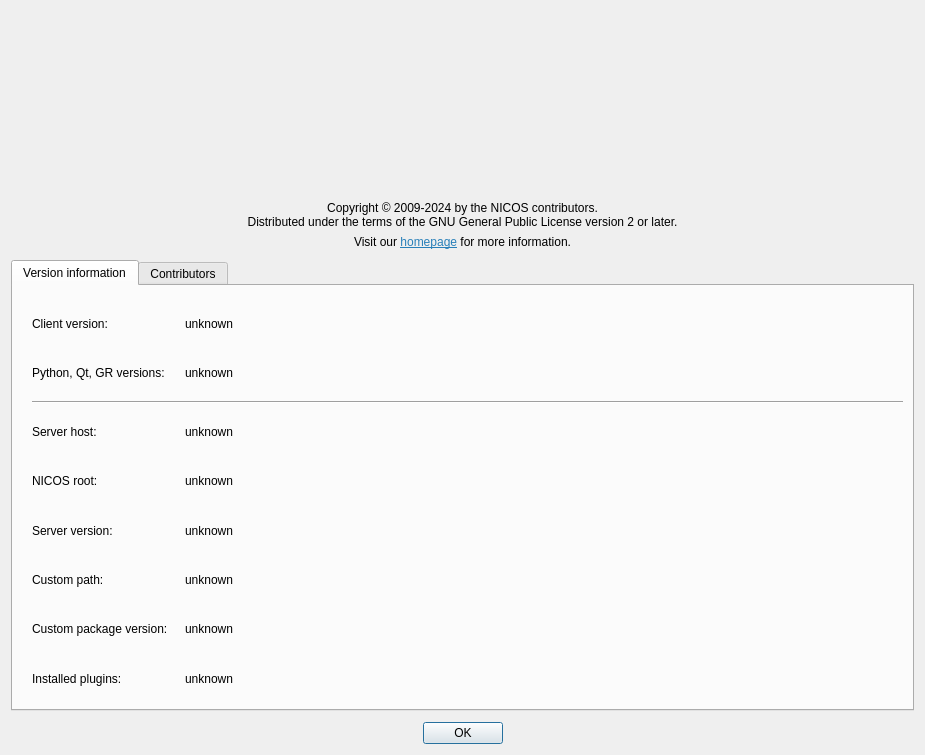
<?xml version="1.0" encoding="UTF-8"?>
<ui version="4.0">
 <class>AboutDialog</class>
 <widget class="QDialog" name="AboutDialog">
  <property name="geometry">
   <rect>
    <x>0</x>
    <y>0</y>
    <width>925</width>
    <height>755</height>
   </rect>
  </property>
  <property name="windowTitle">
   <string>About</string>
  </property>
  <property name="windowIcon">
   <iconset resource="../../../../resources/nicos-gui.qrc">
    <normaloff>:/appicon-48</normaloff>:/appicon-48</iconset>
  </property>
  <layout class="QVBoxLayout" name="verticalLayout">
   <item>
    <spacer name="verticalSpacer">
     <property name="orientation">
      <enum>Qt::Vertical</enum>
     </property>
     <property name="sizeType">
      <enum>QSizePolicy::Fixed</enum>
     </property>
     <property name="sizeHint" stdset="0">
      <size>
       <width>0</width>
       <height>5</height>
      </size>
     </property>
    </spacer>
   </item>
   <item>
    <layout class="QHBoxLayout" name="horizontalLayout">
     <item>
      <widget class="QLabel" name="label">
       <property name="minimumSize">
        <size>
         <width>242</width>
         <height>93</height>
        </size>
       </property>
       <property name="maximumSize">
        <size>
         <width>242</width>
         <height>93</height>
        </size>
       </property>
       <property name="sizeIncrement">
        <size>
         <width>0</width>
         <height>0</height>
        </size>
       </property>
       <property name="text">
        <string/>
       </property>
       <property name="pixmap">
        <pixmap resource="../../../../resources/nicos-gui.qrc">:/nicos-logo</pixmap>
       </property>
       <property name="scaledContents">
        <bool>true</bool>
       </property>
      </widget>
     </item>
    </layout>
   </item>
   <item>
    <layout class="QHBoxLayout" name="horizontalLayout_2">
     <item>
      <widget class="QLabel" name="label_13">
       <property name="minimumSize">
        <size>
         <width>132</width>
         <height>80</height>
        </size>
       </property>
       <property name="maximumSize">
        <size>
         <width>132</width>
         <height>80</height>
        </size>
       </property>
       <property name="text">
        <string/>
       </property>
       <property name="pixmap">
        <pixmap resource="../../../../resources/nicos-gui.qrc">:/ess-logo-auth</pixmap>
       </property>
       <property name="scaledContents">
        <bool>true</bool>
       </property>
       <property name="alignment">
        <set>Qt::AlignCenter</set>
       </property>
      </widget>
     </item>
     <item>
      <widget class="QLabel" name="label_12">
       <property name="sizePolicy">
        <sizepolicy hsizetype="MinimumExpanding" vsizetype="MinimumExpanding">
         <horstretch>0</horstretch>
         <verstretch>0</verstretch>
        </sizepolicy>
       </property>
       <property name="minimumSize">
        <size>
         <width>132</width>
         <height>80</height>
        </size>
       </property>
       <property name="maximumSize">
        <size>
         <width>132</width>
         <height>80</height>
        </size>
       </property>
       <property name="text">
        <string/>
       </property>
       <property name="pixmap">
        <pixmap resource="../../../../resources/nicos-gui.qrc">:/mlz-logo-auth</pixmap>
       </property>
       <property name="scaledContents">
        <bool>true</bool>
       </property>
       <property name="alignment">
        <set>Qt::AlignCenter</set>
       </property>
      </widget>
     </item>
     <item>
      <widget class="QLabel" name="label_11">
       <property name="sizePolicy">
        <sizepolicy hsizetype="MinimumExpanding" vsizetype="MinimumExpanding">
         <horstretch>0</horstretch>
         <verstretch>0</verstretch>
        </sizepolicy>
       </property>
       <property name="minimumSize">
        <size>
         <width>132</width>
         <height>80</height>
        </size>
       </property>
       <property name="maximumSize">
        <size>
         <width>132</width>
         <height>80</height>
        </size>
       </property>
       <property name="text">
        <string/>
       </property>
       <property name="pixmap">
        <pixmap resource="../../../../resources/nicos-gui.qrc">:/psi-logo-auth</pixmap>
       </property>
       <property name="scaledContents">
        <bool>true</bool>
       </property>
       <property name="alignment">
        <set>Qt::AlignCenter</set>
       </property>
      </widget>
     </item>
    </layout>
   </item>
   <item>
    <widget class="QLabel" name="label_2">
     <property name="text">
      <string>&lt;html&gt;&lt;head/&gt;&lt;body&gt;&lt;p&gt;Copyright © 2009-2024 by the NICOS contributors.&lt;br/&gt;Distributed under the terms of the GNU General Public License version 2 or later.&lt;/p&gt;&lt;/body&gt;&lt;/html&gt;</string>
     </property>
     <property name="textFormat">
      <enum>Qt::RichText</enum>
     </property>
     <property name="alignment">
      <set>Qt::AlignCenter</set>
     </property>
    </widget>
   </item>
   <item>
    <widget class="QLabel" name="label_3">
     <property name="text">
      <string>&lt;html&gt;&lt;head/&gt;&lt;body&gt;&lt;p&gt;Visit our &lt;a href=&quot;https://www.nicos-controls.org&quot;&gt;&lt;span style=&quot; text-decoration: underline; color:#2980b9;&quot;&gt;homepage&lt;/span&gt;&lt;/a&gt; for more information.&lt;/p&gt;&lt;/body&gt;&lt;/html&gt;</string>
     </property>
     <property name="textFormat">
      <enum>Qt::RichText</enum>
     </property>
     <property name="alignment">
      <set>Qt::AlignCenter</set>
     </property>
     <property name="wordWrap">
      <bool>true</bool>
     </property>
    </widget>
   </item>
   <item>
    <spacer name="verticalSpacer_2">
     <property name="orientation">
      <enum>Qt::Vertical</enum>
     </property>
     <property name="sizeType">
      <enum>QSizePolicy::Fixed</enum>
     </property>
     <property name="sizeHint" stdset="0">
      <size>
       <width>0</width>
       <height>5</height>
      </size>
     </property>
    </spacer>
   </item>
   <item>
    <widget class="QTabWidget" name="tabWidget">
     <property name="currentIndex">
      <number>0</number>
     </property>
     <widget class="QWidget" name="tab">
      <attribute name="title">
       <string>Version information</string>
      </attribute>
      <layout class="QGridLayout" name="gridLayout">
       <item row="4" column="3">
        <widget class="QLabel" name="serverHost">
         <property name="text">
          <string>unknown</string>
         </property>
        </widget>
       </item>
       <item row="7" column="3">
        <widget class="QLabel" name="customPath">
         <property name="text">
          <string>unknown</string>
         </property>
        </widget>
       </item>
       <item row="8" column="1">
        <widget class="QLabel" name="label_6">
         <property name="text">
          <string>Custom package version:</string>
         </property>
        </widget>
       </item>
       <item row="6" column="3">
        <widget class="QLabel" name="serverVersion">
         <property name="text">
          <string>unknown</string>
         </property>
        </widget>
       </item>
       <item row="5" column="3">
        <widget class="QLabel" name="nicosRoot">
         <property name="text">
          <string>unknown</string>
         </property>
        </widget>
       </item>
       <item row="4" column="1">
        <widget class="QLabel" name="label_4">
         <property name="text">
          <string>Server host:</string>
         </property>
        </widget>
       </item>
       <item row="1" column="0">
        <spacer name="horizontalSpacer">
         <property name="orientation">
          <enum>Qt::Horizontal</enum>
         </property>
         <property name="sizeType">
          <enum>QSizePolicy::Fixed</enum>
         </property>
         <property name="sizeHint" stdset="0">
          <size>
           <width>10</width>
           <height>0</height>
          </size>
         </property>
        </spacer>
       </item>
       <item row="1" column="2">
        <spacer name="horizontalSpacer_3">
         <property name="orientation">
          <enum>Qt::Horizontal</enum>
         </property>
         <property name="sizeType">
          <enum>QSizePolicy::Fixed</enum>
         </property>
         <property name="sizeHint" stdset="0">
          <size>
           <width>5</width>
           <height>0</height>
          </size>
         </property>
        </spacer>
       </item>
       <item row="1" column="3">
        <widget class="QLabel" name="clientVersion">
         <property name="text">
          <string>unknown</string>
         </property>
        </widget>
       </item>
       <item row="1" column="1">
        <widget class="QLabel" name="label_7">
         <property name="text">
          <string>Client version:</string>
         </property>
        </widget>
       </item>
       <item row="1" column="4">
        <spacer name="horizontalSpacer_2">
         <property name="orientation">
          <enum>Qt::Horizontal</enum>
         </property>
         <property name="sizeType">
          <enum>QSizePolicy::Expanding</enum>
         </property>
         <property name="sizeHint" stdset="0">
          <size>
           <width>0</width>
           <height>0</height>
          </size>
         </property>
        </spacer>
       </item>
       <item row="6" column="1">
        <widget class="QLabel" name="label_5">
         <property name="text">
          <string>Server version:</string>
         </property>
        </widget>
       </item>
       <item row="0" column="1">
        <spacer name="verticalSpacer_4">
         <property name="orientation">
          <enum>Qt::Vertical</enum>
         </property>
         <property name="sizeType">
          <enum>QSizePolicy::Fixed</enum>
         </property>
         <property name="sizeHint" stdset="0">
          <size>
           <width>0</width>
           <height>7</height>
          </size>
         </property>
        </spacer>
       </item>
       <item row="5" column="1">
        <widget class="QLabel" name="label_9">
         <property name="text">
          <string>NICOS root:</string>
         </property>
        </widget>
       </item>
       <item row="7" column="1">
        <widget class="QLabel" name="label_8">
         <property name="text">
          <string>Custom path:</string>
         </property>
        </widget>
       </item>
       <item row="8" column="3">
        <widget class="QLabel" name="customVersion">
         <property name="text">
          <string>unknown</string>
         </property>
        </widget>
       </item>
       <item row="3" column="1" colspan="4">
        <widget class="Line" name="line">
         <property name="orientation">
          <enum>Qt::Horizontal</enum>
         </property>
        </widget>
       </item>
       <item row="9" column="1">
        <spacer name="verticalSpacer_5">
         <property name="orientation">
          <enum>Qt::Vertical</enum>
         </property>
         <property name="sizeType">
          <enum>QSizePolicy::Fixed</enum>
         </property>
         <property name="sizeHint" stdset="0">
          <size>
           <width>0</width>
           <height>7</height>
          </size>
         </property>
        </spacer>
       </item>
       <item row="2" column="1">
        <widget class="QLabel" name="label_10">
         <property name="text">
          <string>Python, Qt, GR versions:</string>
         </property>
        </widget>
       </item>
       <item row="2" column="3">
        <widget class="QLabel" name="pyVersion">
         <property name="text">
          <string>unknown</string>
         </property>
        </widget>
       </item>
       <item row="9" column="1">
        <widget class="QLabel" name="label_11">
         <property name="text">
          <string>Installed plugins:</string>
         </property>
        </widget>
       </item>
       <item row="9" column="3">
        <widget class="QLabel" name="plugins">
         <property name="text">
          <string>unknown</string>
         </property>
        </widget>
       </item>
      </layout>
     </widget>
     <widget class="QWidget" name="tab_2">
      <attribute name="title">
       <string>Contributors</string>
      </attribute>
      <layout class="QVBoxLayout" name="verticalLayout_2">
       <property name="leftMargin">
        <number>0</number>
       </property>
       <property name="topMargin">
        <number>0</number>
       </property>
       <property name="rightMargin">
        <number>0</number>
       </property>
       <property name="bottomMargin">
        <number>0</number>
       </property>
       <item>
        <widget class="QPlainTextEdit" name="contributors">
         <property name="frameShape">
          <enum>QFrame::NoFrame</enum>
         </property>
         <property name="readOnly">
          <bool>true</bool>
         </property>
        </widget>
       </item>
      </layout>
     </widget>
    </widget>
   </item>
   <item>
    <spacer name="verticalSpacer_3">
     <property name="orientation">
      <enum>Qt::Vertical</enum>
     </property>
     <property name="sizeType">
      <enum>QSizePolicy::Fixed</enum>
     </property>
     <property name="sizeHint" stdset="0">
      <size>
       <width>0</width>
       <height>5</height>
      </size>
     </property>
    </spacer>
   </item>
   <item>
    <widget class="QDialogButtonBox" name="buttonBox">
     <property name="standardButtons">
      <set>QDialogButtonBox::Ok</set>
     </property>
     <property name="centerButtons">
      <bool>true</bool>
     </property>
    </widget>
   </item>
  </layout>
 </widget>
 <resources>
  <include location="../../../../resources/nicos-gui.qrc"/>
 </resources>
 <connections>
  <connection>
   <sender>buttonBox</sender>
   <signal>accepted()</signal>
   <receiver>AboutDialog</receiver>
   <slot>close()</slot>
   <hints>
    <hint type="sourcelabel">
     <x>252</x>
     <y>402</y>
    </hint>
    <hint type="destinationlabel">
     <x>266</x>
     <y>381</y>
    </hint>
   </hints>
  </connection>
 </connections>
</ui>
